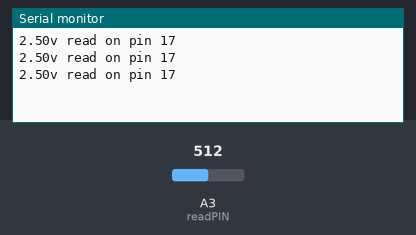
Simulated run of this sketch. Board: Arduino Uno, built with avr-gcc and run on an emulated ATmega328P. Parts: the last lines printed to the serial monitor. The test bench sets the inputs (shaded band); at power-on: A3 (readPIN) = 512.

Above: at 1.3 s.
1.4 s: A3 (readPIN) set to 716
At 1.9 s:
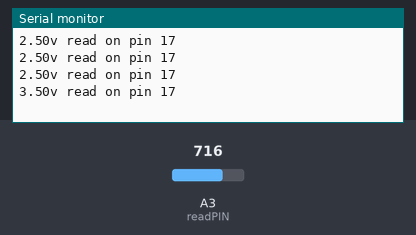
2.9 s: A3 (readPIN) set to 900
At 3.4 s:
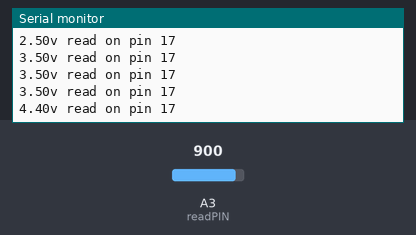
Timing chart, 0 to 5.9 s (numbered marks = the images above; inputs shaded):
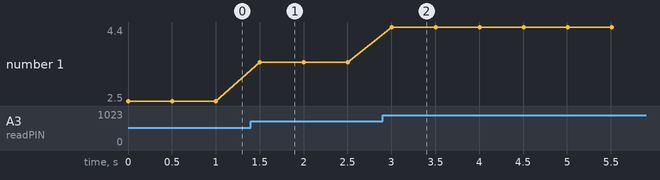

Measured:
- after the input at 1.4 s, the serial monitor: prints a new line after 0.10 s (image 1)
- after the input at 2.9 s, the serial monitor: prints a new line after 0.10 s (image 2)
- plotted number 1: 2.5 → 3.5 after the input at 1.4 s, 3.5 → 4.4 after the input at 2.9 s

The sketch:

analogRead.ino
```cpp
int readPIN { A3 };
int delayTime { 500 };
float v2 {};

void setup() {
  pinMode(readPIN, INPUT);
  Serial.begin(9600);
}

void loop() {
  v2 = (5./1023.)*analogRead(readPIN);
  Serial.print(v2);
  Serial.print("v read on pin ");
  Serial.println(readPIN);
  delay(delayTime);
}
```
